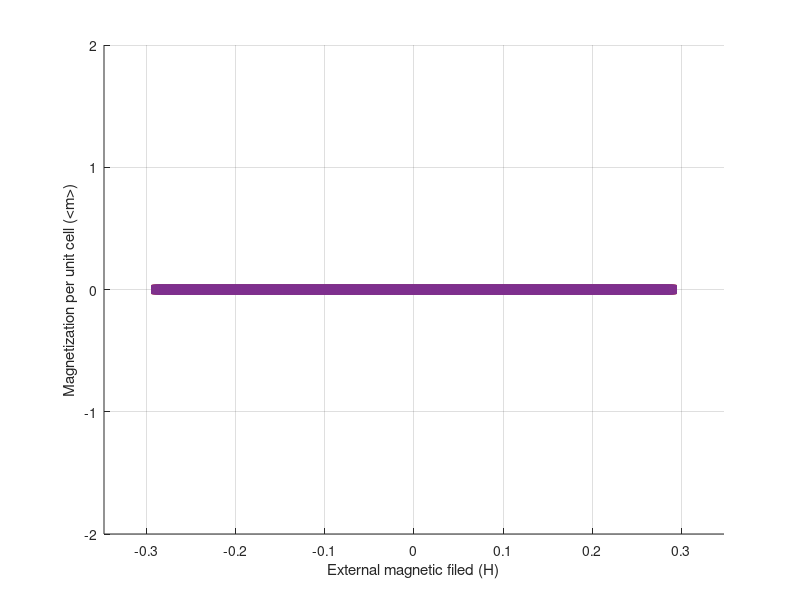
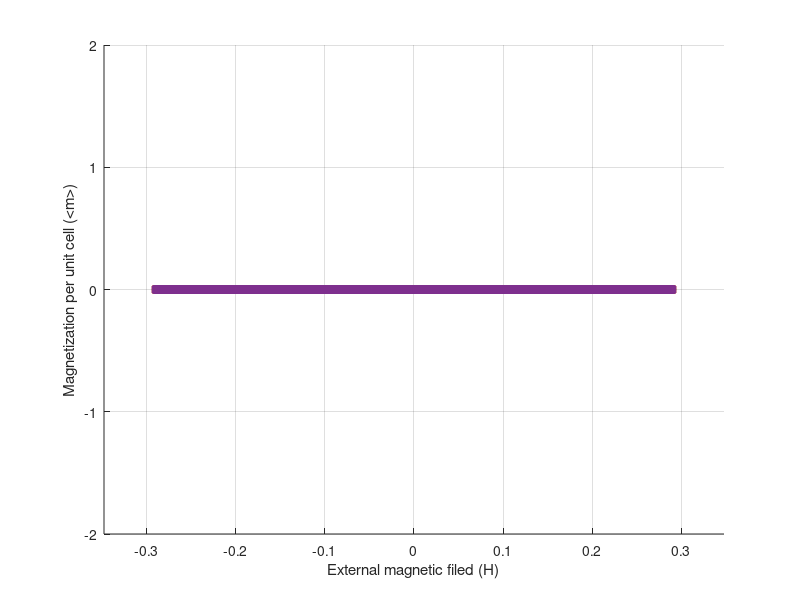
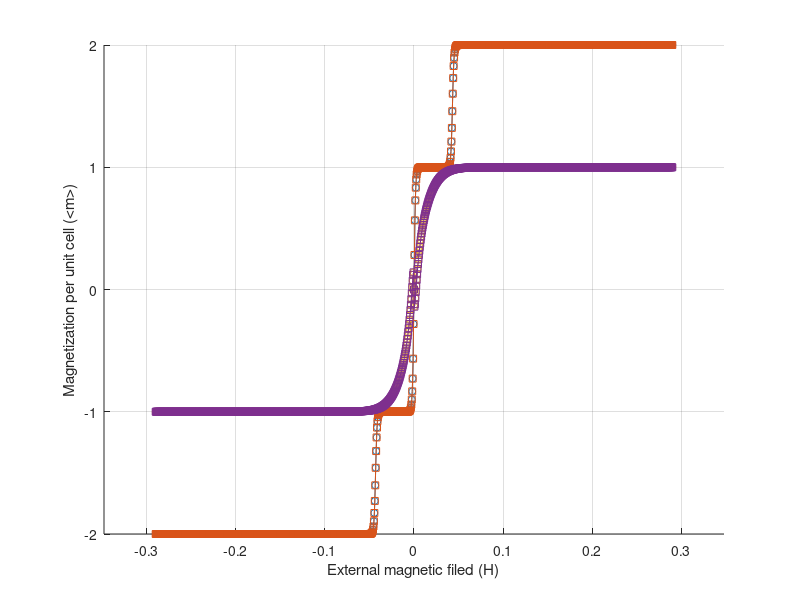

Here is the MATLAB script that generated these plots, in order:
clear

sigx = [0 1; 1 0];
sigy = [0 -1i; 1i 0];
sigz = [1 0; 0 -1];

sigx3 = [0 1 0; 1 0 1; 0 1 0];
sigy3 = [0 -1i 0; i 0 -1i; 0 i 0];
sigz3 = [1 0 0; 0 0 0; 0 0 -1];

Sx_1 = 1/sqrt(2)*sigx3;
Sx_2 = 0.5.*sigx;

Sy_1 = 1/sqrt(2)*sigy3;
Sy_2 = 0.5.*sigy;

Sz_1 = sigz3;
Sz_2 = 0.5.*sigz;

limit = 100; %set iteration limit
D = 1; %setting dimensions
k = 0.0862875; %Boltzmann constant
minField = -0.29;
maxField = 0.29;
fieldStep = 5e-4;

minTemp = 0.01;
maxTemp = 0.22;
tempStep = 0.1;

field = int8((maxField-minField)/fieldStep); % discretization of the field
% temperature = 0.05;
temperature = int8((maxTemp-minTemp)/tempStep); % discretization of the temperature
vector = zeros(int8(field*temperature),3);
% map = zeros(field, temperature);

delta = 0.0001;
iterator = 1;
newAvSx_1 = 0;
newAvSx_2 = 0;
avmx_up = zeros(temperature, field);
avmx_down = zeros(temperature, field);

newAvSy_1 = 0;
newAvSy_2 = 0;
avmy_up = zeros(temperature, field);
avmy_down = zeros(temperature, field);

newAvSz_1 = 0;
newAvSz_2 = 0;
avmz_up = zeros(temperature, field);
avmz_down = zeros(temperature, field);

ti = 1;
for temp = minTemp:tempStep:maxTemp
    
    beta = 1/(k*temp);
    J_1 = 100.0/beta; %coupling strength
    factor = 1;
    J_2 = factor * J_1;
    %         temp = temperature;
    hi = 1;
    
    avSx_1 = 0; %initial guess of average Sx(1)
    avSx_2 = 0; %initial guess of average Sx(1/2)
    
    avSy_1 = 0; %initial guess of average Sy(1)
    avSy_2 = 0; %initial guess of average Sy(1/2)
    
    avSz_1 = 0; %initial guess of average Sz(1)
    avSz_2 = 0; %initial guess of average Sz(1/2)
    
    avSx = avSx_1 + 2*avSx_2;
    avSy = avSx_1 + 2*avSx_2;
    avSz = avSx_1 + 2*avSx_2;
    
    for hL = minField:fieldStep:maxField
        while 1
            %             Hx = J_1*avSx_2*kron(kron(Sx_2,Sx_1),eye(2)) + J_2*avSx_2*kron(kron(Sx_2,Sx_2),eye(3));
            %             Hy = J_1*avSy_2*kron(kron(Sy_2,Sy_1),eye(2)) + J_2*avSy_2*kron(kron(Sy_2,Sy_2),eye(3));
            %             Hz = J_1*avSz_2*kron(kron(Sz_2,Sz_1),eye(2)) + J_2*avSz_2*kron(kron(Sz_2,Sz_2),eye(3));
            
            Hx = J_1*avSx_2*kron(kron(Sx_1,eye(2)),eye(2)) + J_2*avSx_2*kron(kron(Sx_2,eye(2)),eye(3));
            Hy = J_1*avSy_2*kron(kron(Sy_1,eye(2)),eye(2)) + J_2*avSy_2*kron(kron(Sy_2,eye(2)),eye(3));
            Hz = J_1*avSz_2*kron(kron(Sz_1,eye(2)),eye(2)) + J_2*avSz_2*kron(kron(Sz_2,eye(2)),eye(3));
            
            Hamlt = Hx + Hy + Hz - hL*kron(eye(4),Sz_1) - hL*kron(eye(6),Sz_2) - hL*kron(eye(6),Sz_2); %with external field
            %              Hamlt = Hx + Hy + Hz; %without external field
            [v, E] = eig(Hamlt);
            Z = trace(exp(-beta.*E));
            newAvSx_1 = diag(exp(-beta*E))'*diag(v'*kron(eye(4),Sx_1)*v)/Z;
            newAvSx_2 = diag(exp(-beta*E))'*diag(v'*kron(eye(6),Sx_2)*v)/Z;
            diffx_1 = newAvSx_1 - avSx_1;
            diffx_2 = newAvSx_2 - avSx_2;
            
            newAvSy_1 = diag(exp(-beta*E))'*diag(v'*kron(eye(4),Sy_1)*v)/Z;
            newAvSy_2 = diag(exp(-beta*E))'*diag(v'*kron(eye(6),Sy_2)*v)/Z;
            diffy_1 = newAvSy_1 - avSy_1;
            diffy_2 = newAvSy_2 - avSy_2;
            
            newAvSz_1 = diag(exp(-beta*E))'*diag(v'*kron(eye(4),Sz_1)*v)/Z;
            newAvSz_2 = diag(exp(-beta*E))'*diag(v'*kron(eye(6),Sz_2)*v)/Z;
            diffz_1 = newAvSz_1 - avSz_1;
            diffz_2 = newAvSz_2 - avSz_2;
            
            if abs(diffx_1) < delta && abs(diffx_2) < delta && abs(diffy_1) < delta && abs(diffy_2) < delta && abs(diffz_1) < delta && abs(diffz_2) < delta
                break
            else
                avSx_1 = newAvSx_1;
                avSx_2 = newAvSx_2;
                
                avSy_1 = newAvSy_1;
                avSy_2 = newAvSy_2;
                
                avSz_1 = newAvSz_1;
                avSz_2 = newAvSz_2;
            end
        end
        avmx_up(ti,hi) = avSx_1 + 2 * avSx_2;
        avmy_up(ti,hi) = avSy_1 + 2 * avSy_2;
        avmz_up(ti,hi) = avSz_1 + 2 * avSz_2;
        
        %         vector(iterator,:) = [temp, hL, newAvSz_1 + 2 * newAvSz_2];
        %         map(floor(iterator/(temperature+1))+1,rem(iterator,temperature+1)+1) = avm;
        iterator = iterator + 1;
        %         if mod(iterator, 10) == 0
        %            sprintf('Current iteration: %d, and Current temperature: %d', iterator, temp);
        %         end
        hi = hi + 1;
    end
    
    avSx_1 = 0; %initial guess of average Sx(1)
    avSx_2 = 0; %initial guess of average Sx(1/2)
    
    avSy_1 = 0; %initial guess of average Sy(1)
    avSy_2 = 0; %initial guess of average Sy(1/2)
    
    avSz_1 = 0; %initial guess of average Sz(1)
    avSz_2 = 0; %initial guess of average Sz(1/2)
    hi = 1;
    for hL = maxField:-fieldStep:minField
        while 1
            %             Hx = J_1*avSx_2*kron(kron(Sx_2,Sx_1),eye(2)) + J_2*avSx_2*kron(kron(Sx_2,Sx_2),eye(3));
            %             Hy = J_1*avSy_2*kron(kron(Sy_2,Sy_1),eye(2)) + J_2*avSy_2*kron(kron(Sy_2,Sy_2),eye(3));
            %             Hz = J_1*avSz_2*kron(kron(Sz_2,Sz_1),eye(2)) + J_2*avSz_2*kron(kron(Sz_2,Sz_2),eye(3));
            
            Hx = J_1*avSx_2*kron(kron(Sx_1,eye(2)),eye(2)) + J_2*avSx_2*kron(kron(Sx_2,eye(2)),eye(3));
            Hy = J_1*avSy_2*kron(kron(Sy_1,eye(2)),eye(2)) + J_2*avSy_2*kron(kron(Sy_2,eye(2)),eye(3));
            Hz = J_1*avSz_2*kron(kron(Sz_1,eye(2)),eye(2)) + J_2*avSz_2*kron(kron(Sz_2,eye(2)),eye(3));
            
            Hamlt = Hx + Hy + Hz - hL*kron(eye(4),Sz_1) - hL*kron(eye(6),Sz_2) - hL*kron(eye(6),Sz_2); %with external field
            %              Hamlt = Hx + Hy + Hz; %without external field
            [v, E] = eig(Hamlt);
            beta = 1/(k*temp);
            Z = trace(exp(-beta.*E));
            
            newAvSx_1 = diag(exp(-beta*E))'*diag(v'*kron(eye(4),Sx_1)*v)/Z;
            newAvSx_2 = diag(exp(-beta*E))'*diag(v'*kron(eye(6),Sx_2)*v)/Z;
            diffx_1 = newAvSx_1 - avSx_1;
            diffx_2 = newAvSx_2 - avSx_2;
            
            newAvSy_1 = diag(exp(-beta*E))'*diag(v'*kron(eye(4),Sy_1)*v)/Z;
            newAvSy_2 = diag(exp(-beta*E))'*diag(v'*kron(eye(6),Sy_2)*v)/Z;
            diffy_1 = newAvSy_1 - avSy_1;
            diffy_2 = newAvSy_2 - avSy_2;
            
            newAvSz_1 = diag(exp(-beta*E))'*diag(v'*kron(eye(4),Sz_1)*v)/Z;
            newAvSz_2 = diag(exp(-beta*E))'*diag(v'*kron(eye(6),Sz_2)*v)/Z;
            diffz_1 = newAvSz_1 - avSz_1;
            diffz_2 = newAvSz_2 - avSz_2;
            
            if abs(diffx_1) < delta && abs(diffx_2) < delta && abs(diffy_1) < delta && abs(diffy_2) < delta && abs(diffz_1) < delta && abs(diffz_2) < delta
                %             if abs(diffz_1) < delta && abs(diffz_2) < delta || iterator > limit
                break
            else
                avSx_1 = newAvSx_1;
                avSx_2 = newAvSx_2;
                
                avSy_1 = newAvSy_1;
                avSy_2 = newAvSy_2;
                
                avSz_1 = newAvSz_1;
                avSz_2 = newAvSz_2;
            end
        end
        
        avmx_down(ti,hi) = avSx_1 + 2 * avSx_2;
        avmy_down(ti,hi) = avSy_1 + 2 * avSy_2;
        avmz_down(ti,hi) = avSz_1 + 2 * avSz_2;
        
        %         vector(iterator,:) = [temp, hL, newAvSz_1 + 2 * newAvSz_2];
        %         map(floor(iterator/(temperature+1))+1,rem(iterator,temperature+1)+1) = avm;
        iterator = iterator + 1;
        %         if mod(iterator, 10) == 0
        %            sprintf('Current iteration: %d, and Current temperature: %d', iterator, temp);
        %         end
        hi = hi + 1;
    end
    ti = ti + 1;
end

figure
hold on
grid on
axis([1.2*minField 1.2*maxField -2 2]);
xlabel('External magnetic filed (H)');
ylabel('Magnetization per unit cell (<m>)');
for i = 1:temperature
    plot(minField:fieldStep:maxField, avmx_up(i,:),'o-','MarkerSize',5);
    plot(maxField:-fieldStep:minField, avmx_down(i,:),'s-');
end
hold off

figure
hold on
grid on
axis([1.2*minField 1.2*maxField -2 2]);
xlabel('External magnetic filed (H)');
ylabel('Magnetization per unit cell (<m>)');
for i = 1:temperature
    plot(minField:fieldStep:maxField, avmy_up(i,:),'o-','MarkerSize',5);
    plot(maxField:-fieldStep:minField, avmy_down(i,:),'s-','MarkerSize',5);
end
hold off

figure
hold on
grid on
axis([1.2*minField 1.2*maxField -2 2]);
xlabel('External magnetic filed (H)');
ylabel('Magnetization per unit cell (<m>)');
for i = 1:temperature
    plot(minField:fieldStep:maxField, avmz_up(i,:),'o-','MarkerSize',5);
    plot(maxField:-fieldStep:minField, avmz_down(i,:),'s-','MarkerSize',5);
end
hold off
% plot(vector(:,2),vector(:,3));
% scatter3(vector(:,1),vector(:,2),vector(:,3),15,vector(:,3),'filled');
% view([0 90]);
